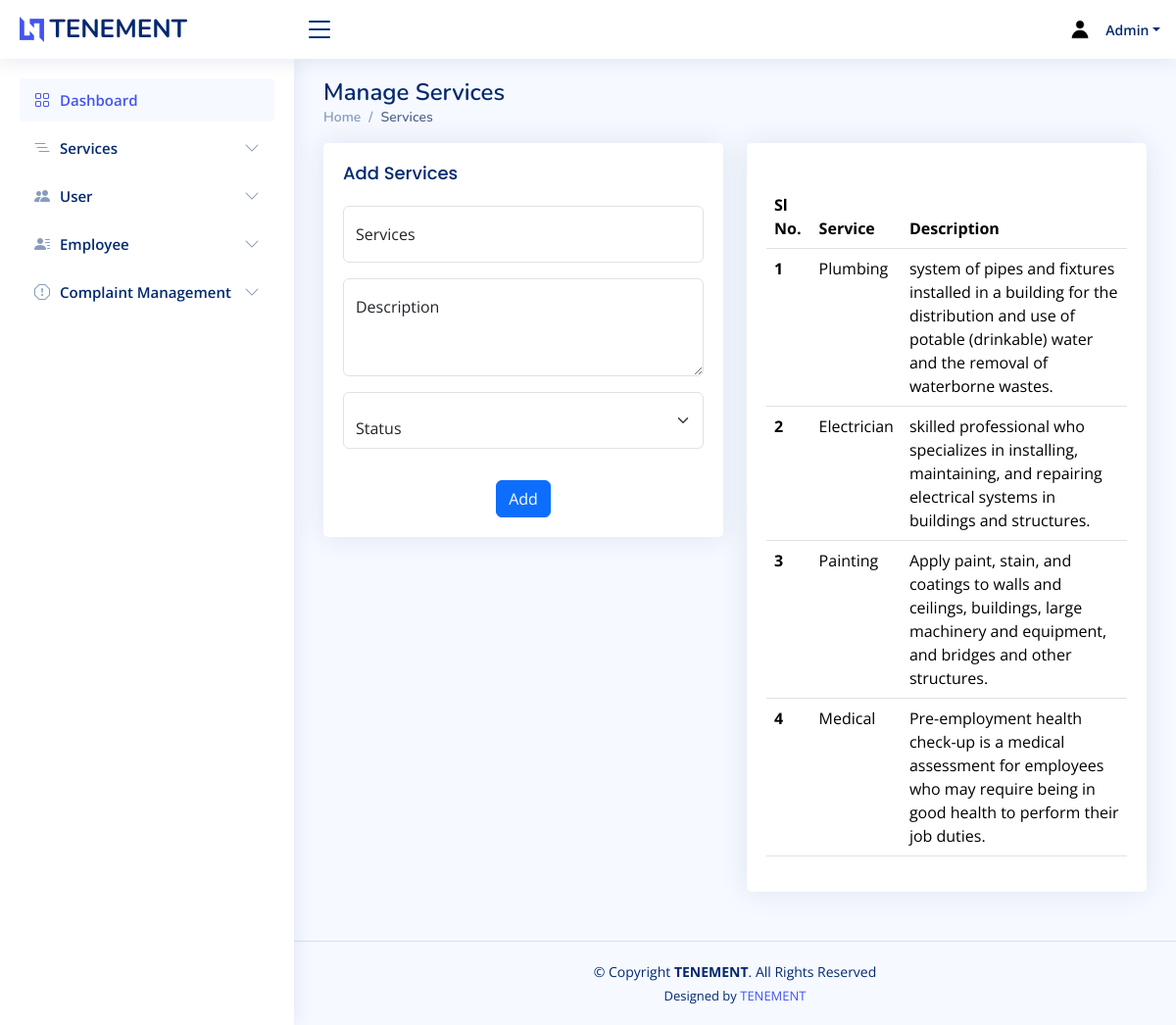
The app's page /admin/service.php with its own data.
### tables this page shows
CREATE TABLE `items` (
  `id` int(50) NOT NULL,
  `services` varchar(100) NOT NULL,
  `description` varchar(200) NOT NULL,
  `status` int(10) NOT NULL
);

### connect.php (called while the page is built, shortened)
<?php
$dbname="tenement";
$conn=mysqli_connect("localhost","root","",$dbname);
function select_data($sql)
{
  global $conn;
  $res = mysqli_query($conn, $sql);
  if ($res)
    return $res;
  else
    return False;
}
?>

### admin/service.php (the view, shortened to what this page needs)
<?php
include 'header.php';
?>
<main id="main" class="main">
  <div class="pagetitle">
    <h1>Manage Services</h1>
    <nav>
      <ol class="breadcrumb">
        <li class="breadcrumb-item"><a href="index.php">Home</a></li>
        <li class="breadcrumb-item active">Services</li>
      </ol>
    </nav>
  </div>
  <section class="section">
    <div class="row">
      <div class=col-md-6>
        <div class="card">
          <div class="card-body">
            <h5 class="card-title">Add Services</h5>
            <form class="row g-3" action="php/add.php" method="POST">
              <div class="col-md-12">
                <div class="form-floating">
                  <input type="text" class="form-control" name="services" placeholder="Your Name" maxlength="100">
                  <label for="services">Services</label>
                </div>
              </div>
              <div class="col-12">
                <div class="form-floating">
                  <textarea class="form-control" placeholder="Address" name="description" style="height: 100px;" maxlength="200"></textarea>
                  <label for="floatingTextarea">Description</label>
                </div>
              </div>
              <div class="col-md-12">
                  <div class="form-floating mb-3">
                  <select name="status" id="" class="form-select">
                      <option value="" disabled selected>Status</option>
                  </select>
                  </div>
                </div>
              <div class="text-center">
                <button type="submit" class="btn btn-primary">Add</button>
              </div>
            </form>
          </div>
        </div>
      </div>
      <div class="col-lg-6">
        <div class="card">
          <div class="card-body">
            <h5 class="card-title"></h5>
            <table class="table datatable">
              <thead>
                <tr>
                  <th scope="col">Sl No.</th>
                  <th scope="col">Service</th>
                  <th scope="col">Description</th>
                </tr>
              </thead>
              <tbody>
                <tr>
                <?php
                $sql="SELECT * FROM items ";
                $data=select_data($sql);
                $n=1;
                while($user=mysqli_fetch_assoc($data)){
                  ?>
                  <th scope="row"><?php echo $n++?></th>
                  <td><?php echo $user['services']?></td>
                  <td><?php echo $user['description']?></td>
                </tr>
          <?php
                }
                ?>
              </tbody>
            </table>
          </div>
        </div>
      </div>
    </div>
  </section>
</main>

### admin/assets/css/style.css (style rules this page uses)
:root { scroll-behavior: smooth; }
body { font-family: "Open Sans", sans-serif; background: #f6f9ff; color: #444444; }
a { color: #4154f1; text-decoration: none; }
h1, h2, h3, h4, h5, h6 { font-family: "Nunito", sans-serif; }
#main { margin-top: 60px; padding: 20px 30px; transition: all 0.3s; }
.pagetitle { margin-bottom: 10px; }
.pagetitle h1 { font-size: 24px; margin-bottom: 0; font-weight: 600; color: #012970; }
.card { margin-bottom: 30px; border: none; border-radius: 5px; box-shadow: 0px 0 30px rgba(1, 41, 112, 0.1); }
.card-title { padding: 20px 0 15px 0; font-size: 18px; font-weight: 500; color: #012970; font-family: "Poppins", sans-serif; }
.card-body { padding: 0 20px 20px 20px; }
.breadcrumb { font-size: 14px; font-family: "Nunito", sans-serif; color: #899bbd; font-weight: 600; }
.breadcrumb a { color: #899bbd; transition: 0.3s; }
.breadcrumb .breadcrumb-item::before { color: #899bbd; }
.breadcrumb .active { color: #51678f; font-weight: 600; }
@media (min-width: 1200px) { #main, #footer { margin-left: 300px; } }
.footer { padding: 20px 0; font-size: 14px; transition: all 0.3s; border-top: 1px solid #cddfff; }
.footer .copyright { text-align: center; color: #012970; }
.footer .credits { padding-top: 5px; text-align: center; font-size: 13px; color: #012970; }

### records on screen
items: services "Plumbing", description "system of pipes and fixtures installed in a building for the distribution and use of potable (drinkable) water and the removal of waterborne wastes."
items: services "Electrician", description "skilled professional who specializes in installing, maintaining, and repairing electrical systems in buildings and structures."
items: services "Painting", description "Apply paint, stain, and coatings to walls and ceilings, buildings, large machinery and equipment, and bridges and other structures."
items: services "Medical", description "Pre-employment health check-up is a medical assessment for employees who may require being in good health to perform their job duties."
